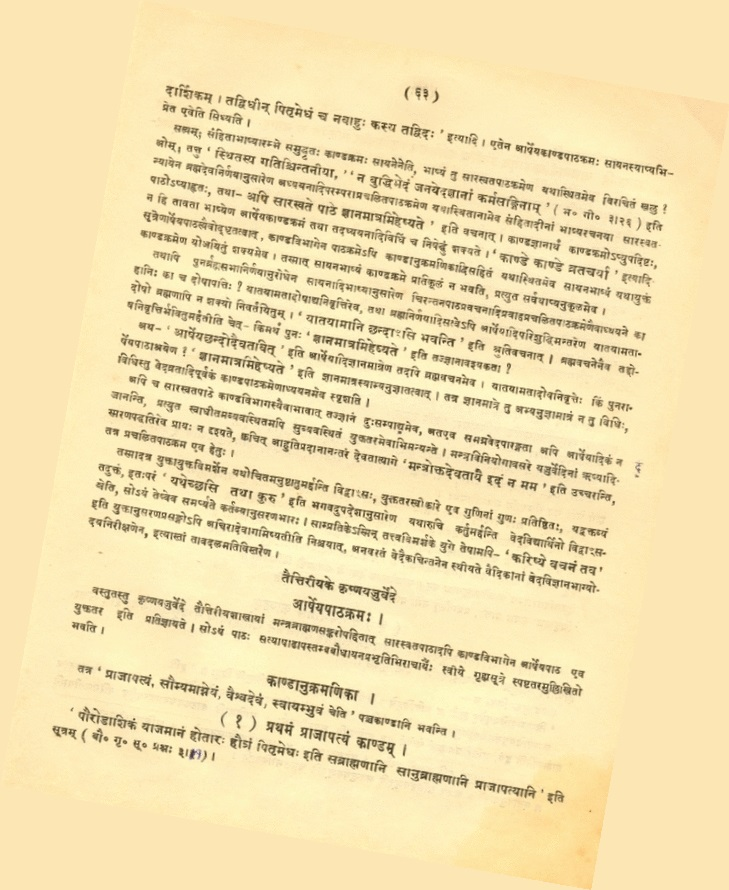
#> input picture resources/Kandanu10.jpg, 729 x 890 px, found by its file name
$ python preproc_for_skew_correction.py   (Python 2 division)
#> lines starting #> are read from the running program, lines starting #| are printed output that depends on the picture; after the words box and inside, x2 and y2 are one past the last pixel; in counts of white or black regions, pixels touching at a corner belong together
### src/binarization.py
"""
Created on Thu Mar 19 21:43:08 2015
@author: suryo
"""

import cv2
import numpy as np

kernel1 = np.ones((5,5),np.uint8)
kernel2 = np.ones((3,3),np.uint8)
clahe = cv2.createCLAHE(clipLimit=2.0, tileGridSize=(8,8))

#img = cv2.imread('/home/suryo/Image_Processing_Exercises/resources/1.jpg',0)
#img = cv2.imread('/home/suryo/Image_Processing_Exercises/resources/1.jpg',0)
#img = cv2.imread('/home/suryo/Image_Processing_Exercises/resources/book2/o8.jpg',0)

def binary_img(img):
    #cv2.imshow('original', img)
    #reduce this
    img_erode = cv2.dilate(img,kernel1,iterations = 2)
    #cv2.imshow('img_erode', img_erode)
    blur=cv2.medianBlur(img,5)

    mask1 = np.ones(img.shape[:2],np.uint8)

    cl1 = clahe.apply(blur)
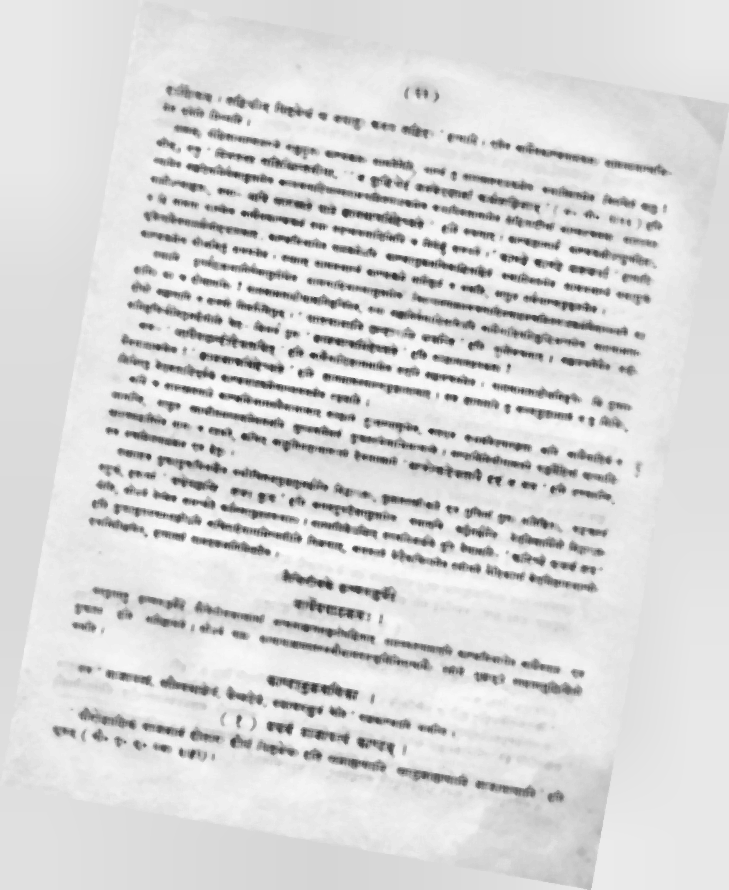
#> cl1: shape (890, 729); min 48, max 251, mean 214.6

    cv2.imshow('cl1', cl1)

    circles_mask = cv2.dilate(cl1,kernel1,iterations = 1)
    circles_mask = (255-circles_mask)
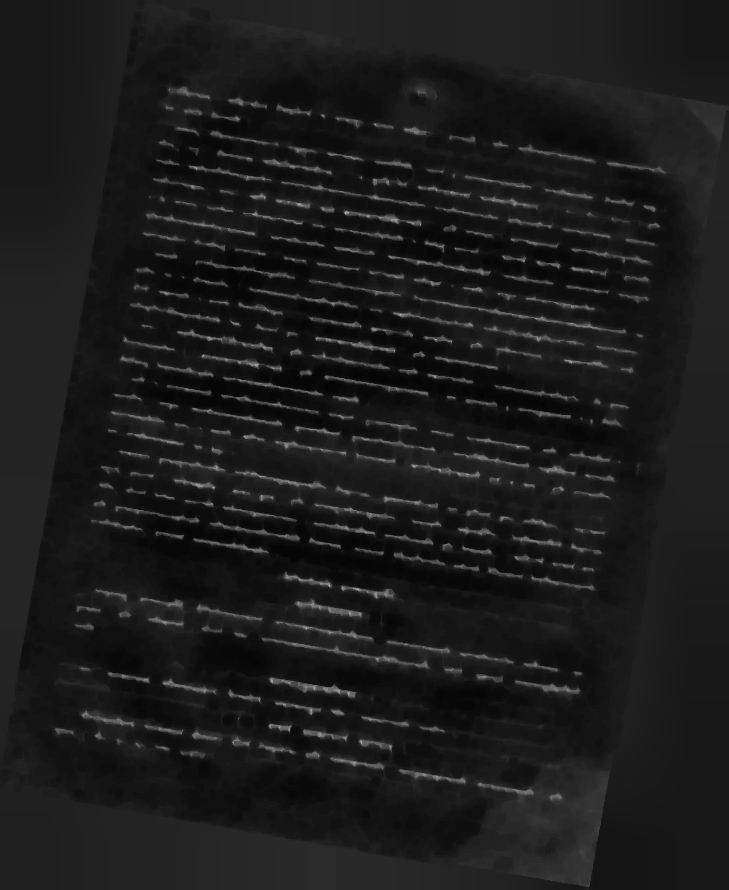
#> circles_mask: shape (890, 729); min 4, max 172, mean 27.4
    #cv2.imshow('circles_mask', circles_mask)
    thresh = 1
    circles_mask = cv2.threshold(circles_mask, thresh, 255, cv2.THRESH_BINARY)[1]
#> circles_mask: shape (890, 729); every value is 255

    edges = cv2.Canny(cl1,100,200)
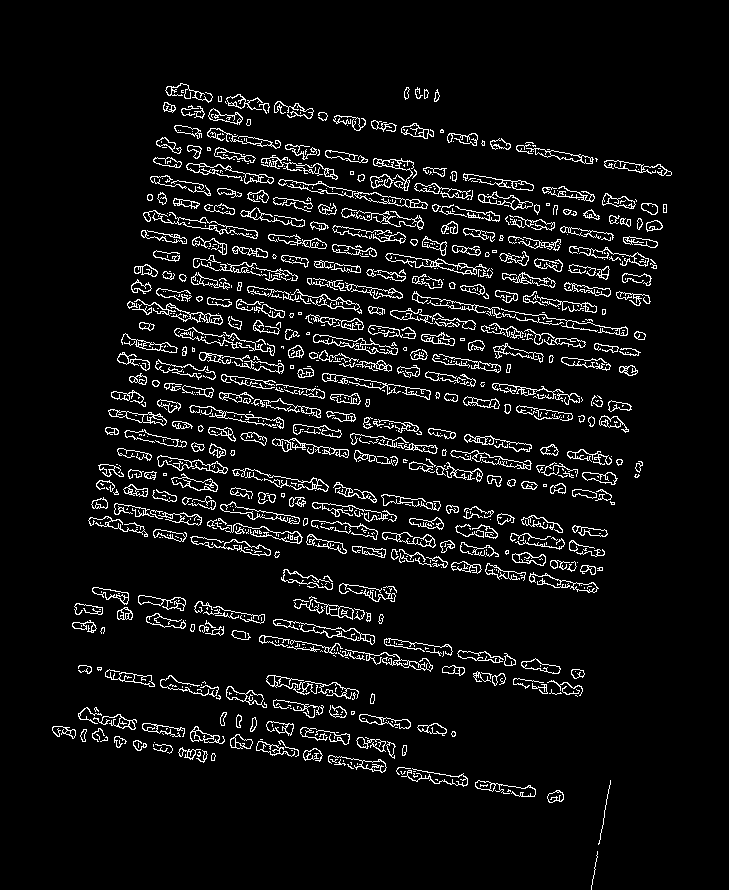
#> edges: shape (890, 729); 6.6% white in thin lines or dots, all inside (x1, y1, x2, y2) = (52, 83, 672, 890)
    #cv2.imshow('edges', edges)
    edges = cv2.bitwise_and(edges,edges,mask=circles_mask)

    dilation = cv2.dilate(edges,kernel1,iterations = 1)
#> dilation: shape (890, 729); 27.2% white; 180 white regions, largest, box (x1, y1, x2, y2) and area: (125, 208, 418, 382) 17720, (122, 427, 601, 595) 13818, (151, 126, 502, 224) 9963
    #cv2.imshow('dilation', dilation)

    display = cv2.bitwise_and(img,img,mask=dilation)
    #cv2.imshow('display', display)

    #reduce these
    cl2 = clahe.apply(display)
    cl2 = clahe.apply(cl2)

    ret,th = cv2.threshold(cl2,0,255,cv2.THRESH_BINARY+cv2.THRESH_OTSU)
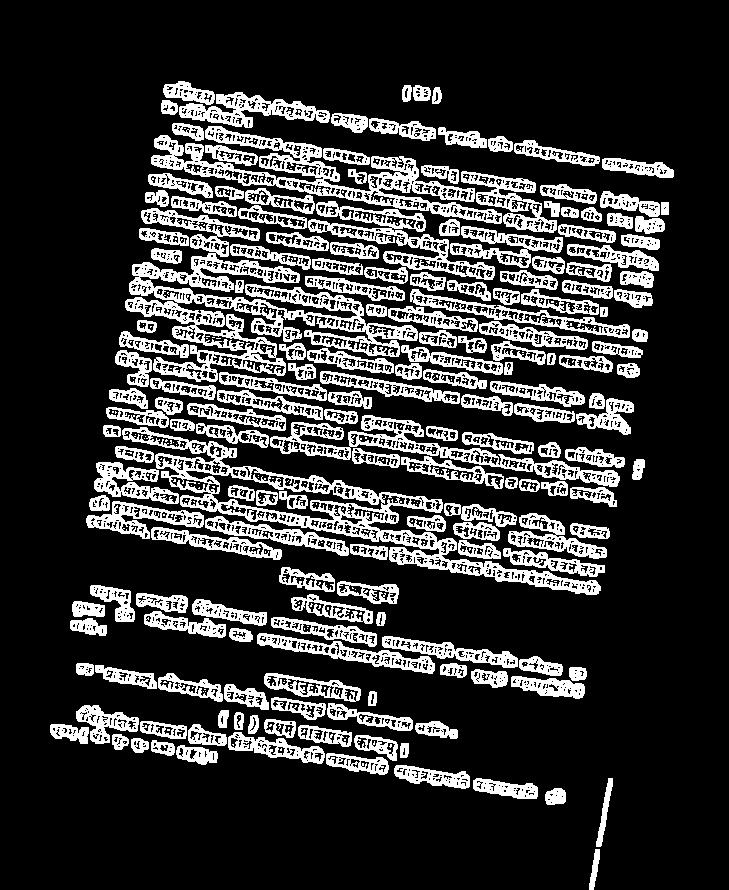
#> th: shape (890, 729); 20.8% white; 571 white regions (391 under 20 px), largest, box (x1, y1, x2, y2) and area: (125, 208, 418, 382) 13003, (122, 427, 601, 595) 10026, (151, 126, 502, 224) 7469
#> ret = 96
    th = 255 - th

    thg = cv2.adaptiveThreshold(display,255,cv2.ADAPTIVE_THRESH_GAUSSIAN_C,\
            cv2.THRESH_BINARY,11,2)
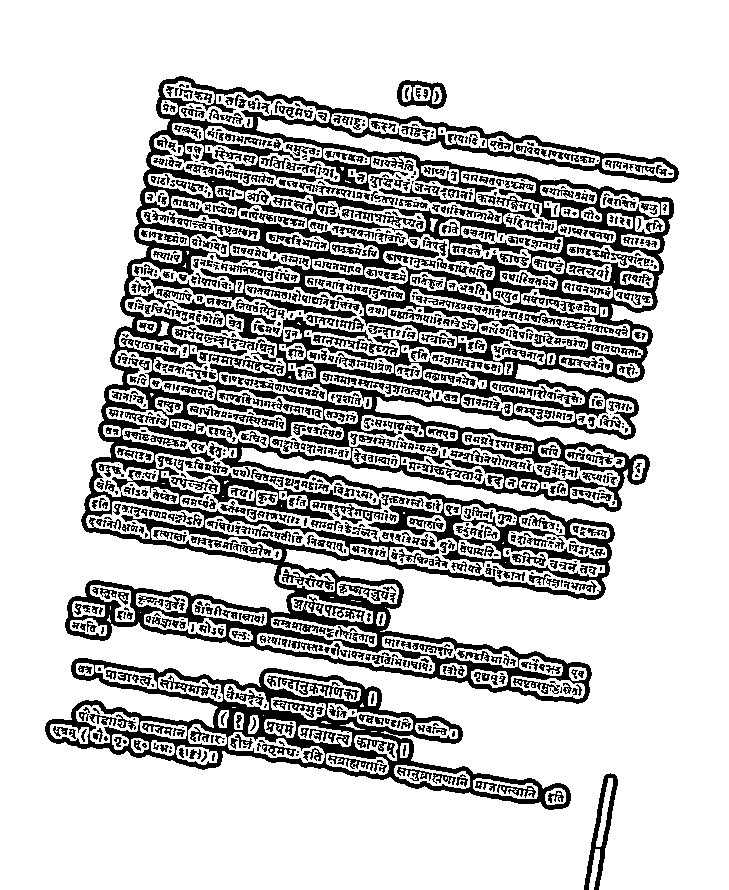
#> thg: shape (890, 729); 75.3% white; 1427 black regions (523 under 20 px), largest, box (x1, y1, x2, y2) and area: (65, 76, 679, 704) 89039, (45, 658, 571, 810) 13651, (186, 471, 382, 520) 1999
    #cv2.imshow('thg', thg)

    #cv2.imshow('th', th)

    final = cv2.bitwise_and(dilation,dilation,mask=th)
#> final: shape (890, 729); 6.4% white in thin lines or dots, all inside (x1, y1, x2, y2) = (53, 85, 667, 803)
    #cv2.imshow('final', final)

    finalg = cv2.bitwise_and(dilation,dilation,mask=thg)
#> finalg: shape (890, 729); 18.8% white; 924 white regions (743 under 20 px), largest, box (x1, y1, x2, y2) and area: (125, 208, 418, 382) 11978, (122, 427, 601, 595) 9246, (151, 126, 502, 224) 6710
    #cv2.imshow('finalg', finalg)

    finalg = 255 - finalg

    abso = cv2.bitwise_and(dilation,dilation,mask=finalg)
#> abso: shape (890, 729); 8.4% white in thin lines or dots, all inside (x1, y1, x2, y2) = (53, 84, 673, 803)
    #cv2.imshow('abso', abso)
    """
    finalg = cv2.dilate(finalg,kernel1,iterations = 1)
    finalg = cv2.erode(finalg,kernel1,iterations = 1)

    abso = cv2.bitwise_and(abso,abso,mask=finalg)
    cv2.imshow('abso', abso)
    """

    return abso

#cv2.imwrite('res_book_binary.jpg',abso)
#binary_img(img)

cv2.waitKey(0)
cv2.destroyAllWindows()

### src/preproc_for_skew_correction.py
# -*- coding: utf-8 -*-
"""
Created on Thu Apr  9 23:20:03 2015

@author: suryo
"""

import cv2
import binarization
import numpy as np
kernel = np.ones((5,5),np.uint8)

img = cv2.imread('/home/suryo/Image_Processing_Exercises/IISC/resources/Kandanu10.jpg',0)
cv2.imshow('original', img)
binary = binarization.binary_img(img)
cv2.imshow('binary', binary)

dil = cv2.dilate(binary,kernel,iterations = 1)
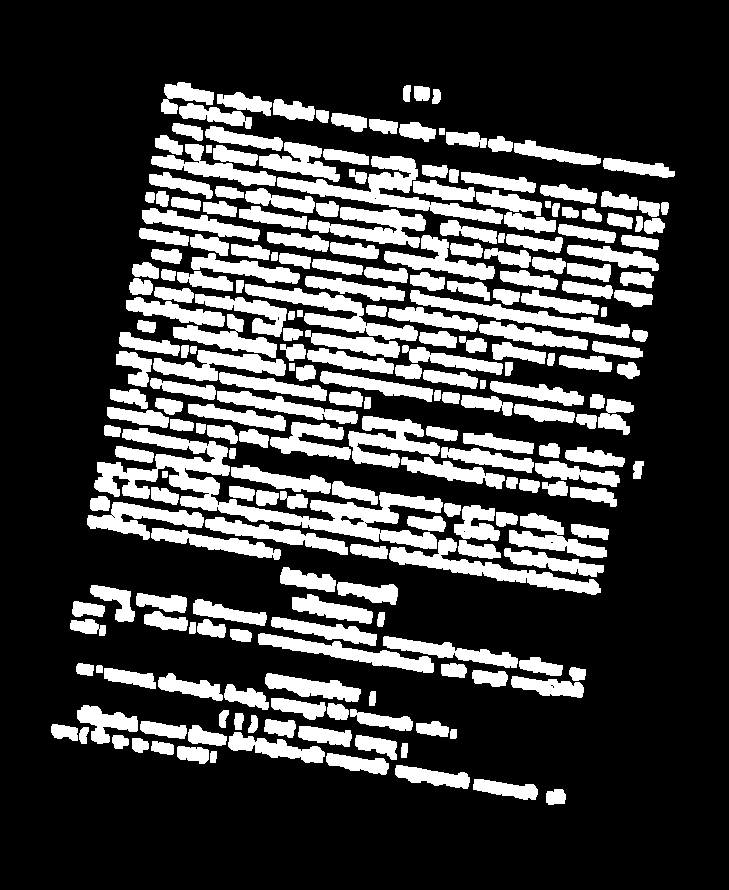
#> dil: shape (890, 729); 24.9% white; 243 white regions
cv2.imshow('dil', dil)

contours, hierarchy = cv2.findContours(binary,cv2.RETR_TREE,cv2.CHAIN_APPROX_SIMPLE)
#> contours = 2531 contours, 1880 with area under 20; largest, box (x1, y1, x2, y2) and area: (267, 675, 344, 698) 272, (208, 354, 284, 374) 252, (409, 462, 474, 480) 194, (339, 584, 389, 601) 192, (333, 504, 384, 521) 185

# Find the index of the largest contour
areas = [cv2.contourArea(c) for c in contours]
#> areas = 2531 values, max 271.5 at index 180, min 0 at index 70, mean 15.56
max_index = np.argmax(areas)
#> max_index = 180
cnt=contours[max_index]
#> cnt = contour of 223 points, box (x1, y1, x2, y2) (267, 675, 344, 698), area 272

print max_index
#| 180
print cnt
#> (printed output is left out)

x,y,w,h = cv2.boundingRect(cnt)
#> x = 267; y = 675; w = 77; h = 23
cv2.rectangle(dil,(x,y),(x+w,y+h),(0,255,0),-1)
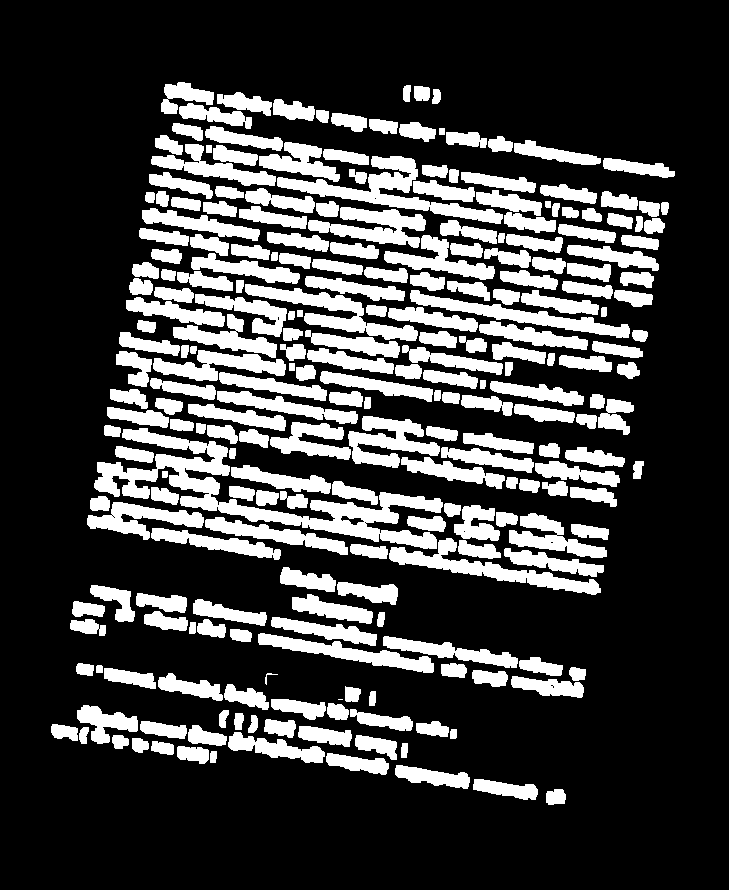
#> dil: shape (890, 729); 24.7% white; 245 white regions (1 under 20 px), largest, box (x1, y1, x2, y2) and area: (94, 428, 443, 549) 9346, (277, 156, 503, 224) 3863, (389, 538, 601, 595) 2967

cv2.imshow('im', dil)


cv2.waitKey(0)
cv2.destroyAllWindows()
